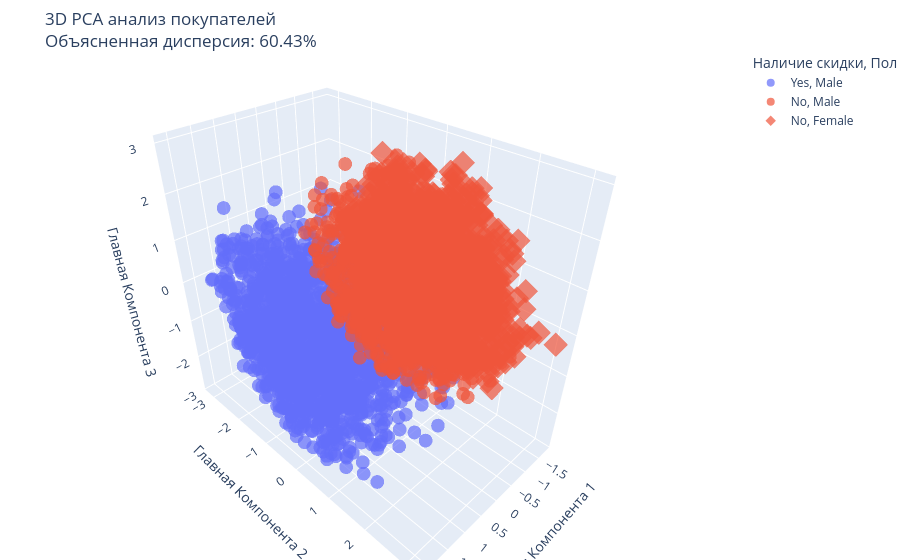

The code cell stored with this chart in its notebook:
### Code cell
# Создаем объект PCA, указываем 3 компоненты для 3D визуализации
pca = PCA(n_components=3)

# Обучаем и трансформируем наши стандартизированные данные (df_scaled)
pca_data = pca.fit_transform(df_scaled)

# Создаем DataFrame для визуализации
pca_df = pd.DataFrame(data=pca_data, columns=['Главная Компонента 1', 'Главная Компонента 2', 'Главная Компонента 3'])

# Приклеиваем колонки из оригинала, чтобы раскрасить точки по категориям
pca_df['Gender'] = df['Gender'].values
pca_df['Discount Applied'] = df['Discount Applied'].values

# Считаем дисперсию
total_variance = pca.explained_variance_ratio_.sum() * 100

# Визуализируем результат PCA в 3D с помощью plotly.express
fig = px.scatter_3d(
    pca_df, 
    x='Главная Компонента 1', 
    y='Главная Компонента 2', 
    z='Главная Компонента 3',
    color='Discount Applied',  # Раскрасим по наличию скидки
    symbol='Gender',   # А форма точек пусть зависит от пола
    title=f'3D PCA анализ покупателей<br>Объясненная дисперсия: {total_variance:.2f}%',
    labels={
        'Discount Applied': 'Наличие скидки', 
        'Gender': 'Пол'},
    opacity=0.7
)

# Отображаем график
fig.update_layout(margin=dict(l=0, r=0, b=0, t=50))
fig.show()

### Figure 1 — Plotly figure (JSON) as saved in the notebook; plotly's stock layout.template omitted (floating-point values rounded to 4 significant figures; data arrays with more than 128 entries replaced by an {"elided": "..."} marker saying what was removed)
{"data": [{"hovertemplate": "Наличие скидки=Yes<br>Пол=Male<br>Главная Компонента 1=%{x}<br>Главная Компонента 2=%{y}<br>Главная Компонента 3=%{z}<extra></extra>", "legendgroup": "Yes, Male", "marker": {"color": "#636efa", "opacity": 0.7, "symbol": "circle"}, "mode": "markers", "name": "Yes, Male", "scene": "scene", "showlegend": true, "type": "scatter3d", "x": {"elided": "1677 float values"}, "y": {"elided": "1677 float values"}, "z": {"elided": "1677 float values"}}, {"hovertemplate": "Наличие скидки=No<br>Пол=Male<br>Главная Компонента 1=%{x}<br>Главная Компонента 2=%{y}<br>Главная Компонента 3=%{z}<extra></extra>", "legendgroup": "No, Male", "marker": {"color": "#EF553B", "opacity": 0.7, "symbol": "circle"}, "mode": "markers", "name": "No, Male", "scene": "scene", "showlegend": true, "type": "scatter3d", "x": {"elided": "975 float values"}, "y": {"elided": "975 float values"}, "z": {"elided": "975 float values"}}, {"hovertemplate": "Наличие скидки=No<br>Пол=Female<br>Главная Компонента 1=%{x}<br>Главная Компонента 2=%{y}<br>Главная Компонента 3=%{z}<extra></extra>", "legendgroup": "No, Female", "marker": {"color": "#EF553B", "opacity": 0.7, "symbol": "diamond"}, "mode": "markers", "name": "No, Female", "scene": "scene", "showlegend": true, "type": "scatter3d", "x": {"elided": "1248 float values"}, "y": {"elided": "1248 float values"}, "z": {"elided": "1248 float values"}}], "layout": {"legend": {"title": {"text": "Наличие скидки, Пол"}, "tracegroupgap": 0}, "margin": {"b": 0, "l": 0, "r": 0, "t": 50}, "scene": {"domain": {"x": [0, 1], "y": [0, 1]}, "xaxis": {"title": {"text": "Главная Компонента 1"}}, "yaxis": {"title": {"text": "Главная Компонента 2"}}, "zaxis": {"title": {"text": "Главная Компонента 3"}}}, "title": {"text": "3D PCA анализ покупателей<br>Объясненная дисперсия: 60.43%"}}}
